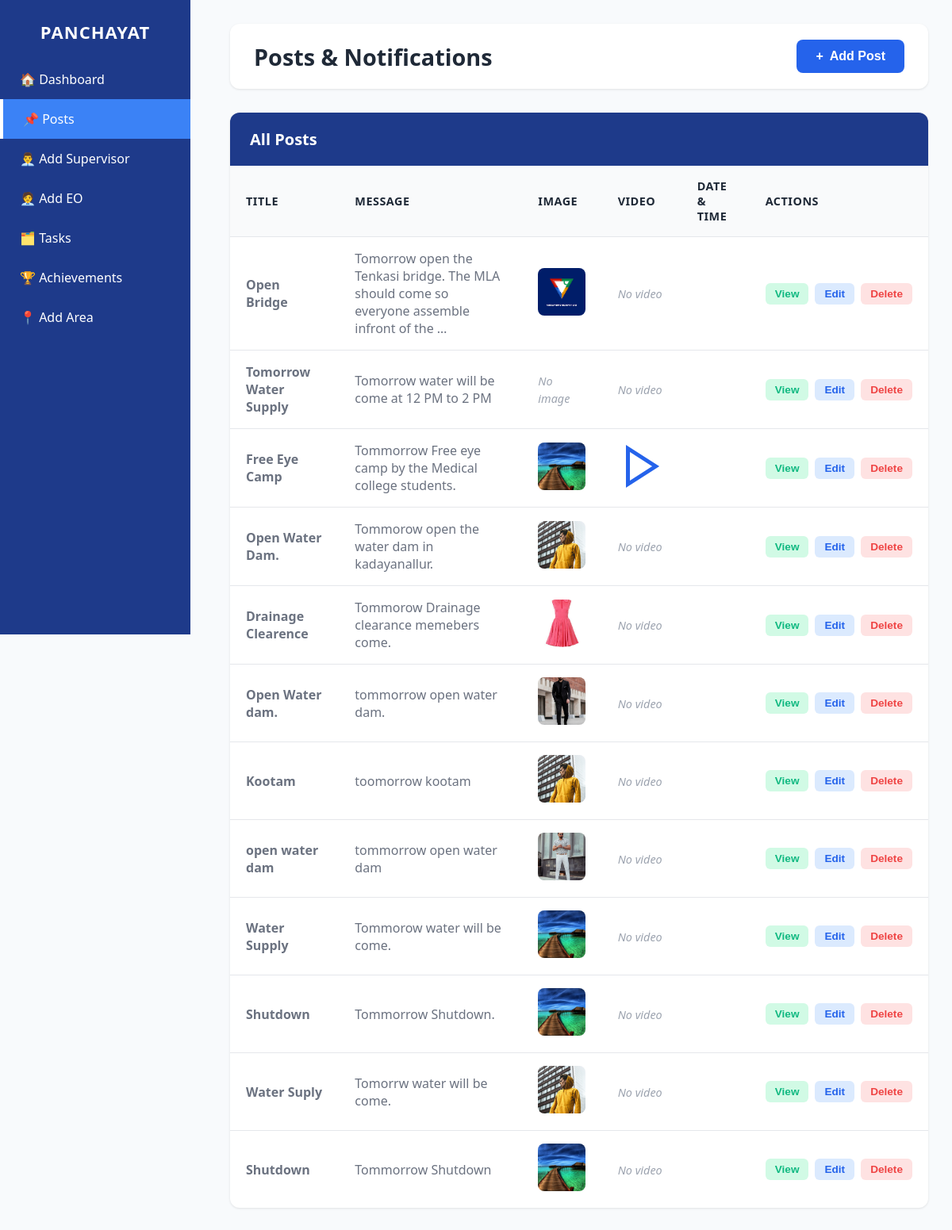
/posts/, run on the app's committed database.
### myapp/models.py (models this page shows)
class Post(models.Model):
    title = models.CharField(max_length=200)
    image = models.ImageField(upload_to='posts/images/', null=True, blank=True)
    video = models.FileField(upload_to='posts/videos/', null=True, blank=True)
    message = models.TextField(null=True, blank=True)
    created_at = models.DateTimeField(default=timezone.now)
    deleted_by = models.TextField(blank=True, default="")

### myapp/views.py (the view, shortened to what this page needs)
# urls.py: path('posts/', views.Posts, name='Posts'),
def Posts(request):
    posts=Post.objects.all().order_by('-created_at')
    return render(request, "posts.html", {"posts": posts})

### myapp/templates/posts.html (shortened to what this page needs)
<!DOCTYPE html>
<html lang="en">
<head>
</head>
<body>
  <div class="sidebar" role="navigation" aria-label="Main sidebar">
    <h2>PANCHAYAT</h2>
    <div class="menu">
      <a href="{% url 'Mainpageadmin' %}">🏠 Dashboard</a>
      <a href="{% url 'Posts' %}" class="active">📌 Posts</a>
      <a href="{% url 'Add_supervisor' %}">👨‍💼 Add Supervisor</a>
      <a href="{% url 'Add_eo' %}">🧑‍💼 Add EO</a>
      <a href="{% url 'Tasks' %}">🗂️ Tasks</a>
      <a href="{% url 'achievment' %}">🏆 Achievements</a>
      <a href="{% url 'Add_area' %}">📍 Add Area</a>
    </div>
  </div>
  <div class="main-content">
    <div class="header">
      <h1>Posts & Notifications</h1>
      <button class="add-btn" onclick="openModal()">
        <span>+</span> Add Post
      </button>
    </div>
    <div class="table-container">
      <div class="table-header">
        <h2>All Posts</h2>
      </div>
      <table id="postsTable">
        <thead>
          <tr>
            <th>Title</th>
            <th>Message</th>
            <th>Image</th>
            <th>Video</th>
            <th>Date & Time</th>
            <th>Actions</th>
          </tr>
        </thead>
        <tbody id="tableBody">
          {% if posts %}
            {% for post in posts %}
            <tr>
              <td><strong>{{ post.title }}</strong></td>
              <td>{{ post.message|truncatewords:15 }}</td>
              <td>
                {% if post.image %}
                  <img src="{{ post.image.url }}" alt="Post Image" class="media-preview" onclick="viewMedia('{{ post.image.url }}', 'image')">
                {% else %}
                  <span class="no-media">No image</span>
                {% endif %}
              </td>
              <td>
                {% if post.video %}
                  <img alt="Video" class="media-preview" onclick="viewMedia('{{ post.video.url }}', 'video')">
                {% else %}
                  <span class="no-media">No video</span>
                {% endif %}
              </td>
              <td>{{ post.datetime|date:"M d, Y - h:i A" }}</td>
              <td>
                <div class="action-btns">
                  <button class="btn-view" onclick="viewPost('{{ post.id }}')">View</button>
                  <button class="btn-edit" onclick="editPost('{{ post.id }}')">Edit</button>
                  <button class="btn-delete" onclick="deletePost('{{ post.id }}')">Delete</button>
                </div>
              </td>
            </tr>
            {% endfor %}
          {% else %}
            <tr>
              <td colspan="6" style="text-align: center; padding: 40px; color: #9ca3af;">
                No posts found. Click "Add Post" to create one.
              </td>
            </tr>
          {% endif %}
        </tbody>
      </table>
    </div>
  </div>
</body>
</html>

### myapp/templates/posts.html (style rules this page uses)
* { margin: 0; padding: 0; box-sizing: border-box; }
:root { --primary-blue: #2563eb; --dark-blue: #1e40af; --light-blue: #dbeafe; --sidebar-bg: #1e3a8a; --sidebar-hover: #334155; --text-dark: #1f2937; --text-light: #6b7280; --border-color: #e5e7eb; --success-green: #10b981; --danger-red: #ef4444; }
body { font-family: 'Segoe UI', Tahoma, Geneva, Verdana, sans-serif; background-color: #f8fafc; color: var(--text-dark); }
.sidebar { width: 240px; height: 100vh; background: #1e3a8a; color: #fff; padding: 25px 0; position: fixed; top: 0; left: 0; }
.sidebar h2 { text-align: center; margin-bottom: 20px; font-size: 22px; letter-spacing: 1px; font-weight: bold; }
.menu a { display: block; padding: 14px 25px; color: white; text-decoration: none; font-size: 16px; transition: 0.2s; }
.sidebar .active { background: #3b82f6; border-left: 4px solid #ffffff; }
.main-content { margin-left: 260px; padding: 30px; }
.header { display: flex; justify-content: space-between; align-items: center; margin-bottom: 30px; background: white; padding: 20px 30px; border-radius: 12px; box-shadow: 0 1px 3px rgba(0,0,0,0.1); }
.header h1 { font-size: 1.8em; color: var(--text-dark); }
.add-btn { background-color: var(--primary-blue); color: white; border: none; padding: 12px 24px; border-radius: 8px; font-size: 1em; font-weight: 600; cursor: pointer; display: flex; align-items: center; gap: 8px; transition: all 0.3s; }
.table-container { background: white; border-radius: 12px; box-shadow: 0 1px 3px rgba(0,0,0,0.1); overflow: hidden; }
.table-header { padding: 20px 25px; background: #1e3a8a; color: white; display: flex; justify-content: space-between; align-items: center; }
.table-header h2 { font-size: 20px; font-weight: 600; }
table { width: 100%; border-collapse: collapse; }
thead { background-color: #f9fafb; }
th { padding: 16px 20px; text-align: left; font-weight: 600; color: var(--text-dark); font-size: 0.9em; text-transform: uppercase; letter-spacing: 0.5px; }
td { padding: 16px 20px; border-top: 1px solid var(--border-color); color: var(--text-light); }
tbody tr { transition: background-color 0.2s; }
.media-preview { width: 60px; height: 60px; object-fit: cover; border-radius: 8px; cursor: pointer; transition: transform 0.2s; }
.no-media { color: #9ca3af; font-style: italic; font-size: 0.9em; }
.action-btns { display: flex; gap: 8px; }
.btn-view, .btn-edit, .btn-delete { padding: 6px 12px; border: none; border-radius: 6px; cursor: pointer; font-size: 0.85em; font-weight: 600; transition: all 0.2s; }
.btn-view { background-color: #d1fae5; color: var(--success-green); }
.btn-edit { background-color: #dbeafe; color: var(--primary-blue); }
.btn-delete { background-color: #fee2e2; color: var(--danger-red); }

### data on the page
Post: title "Open Bridge", message "Tomorrow open the Tenkasi bridge. The MLA should come so everyone assemble infront of the …", image (picture), video "No video"
Post: title "Tomorrow Water Supply", message "Tomorrow water will be come at 12 PM to 2 PM", image "No image", video "No video"
Post: title "Free Eye Camp", message "Tommorrow Free eye camp by the Medical college students.", image (picture)
Post: title "Open Water Dam.", message "Tommorow open the water dam in kadayanallur.", image (picture), video "No video"
Post: title "Drainage Clearence", message "Tommorow Drainage clearance memebers come.", image (picture), video "No video"
Post: title "Open Water dam.", message "tommorrow open water dam.", image (picture), video "No video"
Post: title "Kootam", message "toomorrow kootam", image (picture), video "No video"
Post: title "open water dam", message "tommorrow open water dam", image (picture), video "No video"
Post: title "Water Supply", message "Tommorow water will be come.", image (picture), video "No video"
Post: title "Shutdown", message "Tommorrow Shutdown.", image (picture), video "No video"
Post: title "Water Suply", message "Tomorrw water will be come.", image (picture), video "No video"
Post: title "Shutdown", message "Tommorrow Shutdown", image (picture), video "No video"
